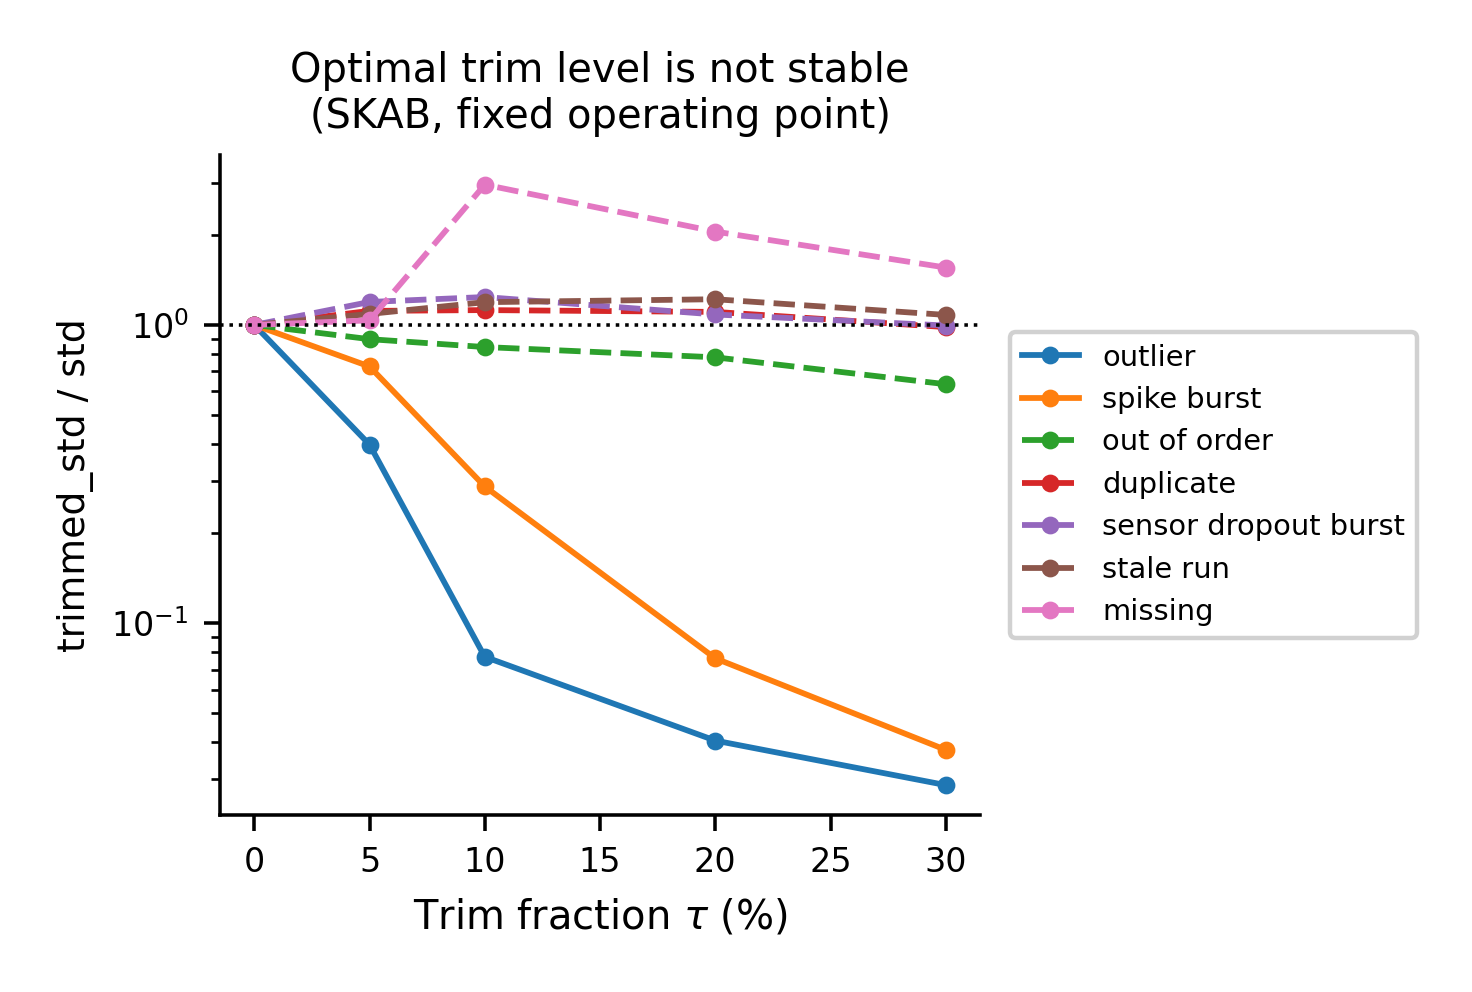

Write the Python code that produced this figure.
"""Reproduces fig_trim_sweep.pdf: trimmed_std/std vs. trim fraction tau,
one line per mechanism, SKAB, at Table I's fixed operating point. Shows
the optimal tau is not stable across mechanisms: monotonically improving
for amplitude/out_of_order, non-monotonic with a peak near tau=0.10 for
missing, and never beating 1.0 for stale_run.

Reads results/trim_sweep/table1_by_tau.csv (produced by
experiments/run_trim_sweep.py). Does not re-run the sweep.
"""
import os

import matplotlib
matplotlib.use('Agg')
import matplotlib.pyplot as plt
import pandas as pd

_REPO_ROOT = os.path.dirname(os.path.dirname(os.path.abspath(__file__)))
CSV = os.path.join(_REPO_ROOT, 'results', 'trim_sweep', 'table1_by_tau.csv')
OUT_PDF = os.path.join(os.path.dirname(os.path.abspath(__file__)), 'fig_trim_sweep.pdf')
OUT_PNG = os.path.join(os.path.dirname(os.path.abspath(__file__)), 'fig_trim_sweep.png')

MECH_ORDER = ['outlier', 'spike_burst', 'out_of_order', 'duplicate',
              'sensor_dropout_burst', 'stale_run', 'missing']
STRUCTURAL = {'missing', 'duplicate', 'out_of_order', 'sensor_dropout_burst', 'stale_run'}


def main():
    df = pd.read_csv(CSV)
    df = df[df.domain == 'SKAB']

    fig, ax = plt.subplots(figsize=(4.6, 3.1))
    cmap = plt.get_cmap('tab10')
    for i, mech in enumerate(MECH_ORDER):
        g = df[df.mechanism == mech].sort_values('tau')
        style = '--' if mech in STRUCTURAL else '-'
        ax.plot(g['tau'] * 100, g['trimmed_std_over_std'], style, marker='o', markersize=3,
                linewidth=1.3, color=cmap(i), label=mech.replace('_', ' '))

    ax.axhline(1.0, color='black', linewidth=0.8, linestyle=':')
    ax.set_yscale('log')
    ax.set_xlabel(r'Trim fraction $\tau$ (%)', fontsize=9)
    ax.set_ylabel('trimmed_std / std', fontsize=8.5)
    ax.set_title('Optimal trim level is not stable\n(SKAB, fixed operating point)', fontsize=9)
    ax.tick_params(labelsize=7.5)
    ax.legend(fontsize=6.5, loc='center left', bbox_to_anchor=(1.02, 0.5), ncol=1, framealpha=0.9)
    for spine in ['top', 'right']:
        ax.spines[spine].set_visible(False)

    plt.tight_layout()
    plt.savefig(OUT_PDF)
    plt.savefig(OUT_PNG, dpi=320)
    print(f"Wrote {OUT_PDF}")


if __name__ == '__main__':
    main()
